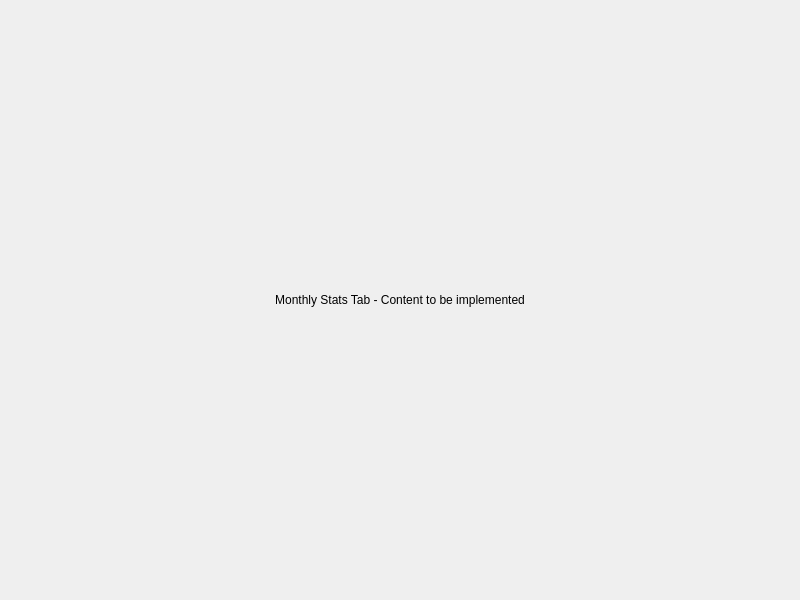
<?xml version="1.0" encoding="UTF-8"?>
<ui version="4.0">
 <class>MonthlyStatsTab</class>
 <widget class="QWidget" name="MonthlyStatsTab">
  <property name="geometry">
   <rect>
    <x>0</x>
    <y>0</y>
    <width>800</width>
    <height>600</height>
   </rect>
  </property>
  <property name="windowTitle">
   <string>Monthly Stats</string>
  </property>
  <layout class="QVBoxLayout" name="verticalLayout">
   <item>
    <widget class="QLabel" name="label">
     <property name="text">
      <string>Monthly Stats Tab - Content to be implemented</string>
     </property>
     <property name="alignment">
      <set>Qt::AlignCenter</set>
     </property>
    </widget>
   </item>
  </layout>
 </widget>
 <resources/>
 <connections/>
</ui>
